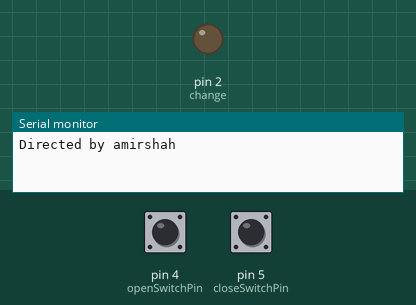
Bench run of a sketch on a simulated Arduino Uno, built with avr-gcc and run on an emulated ATmega328P. Parts: output pins drawn as LEDs (lit = HIGH), the last lines printed to the serial monitor. The test bench sets the inputs (shaded band); at power-on: pin 4 (openSwitchPin) LOW, pin 5 (closeSwitchPin) LOW. Pins used as bus, display or sensor lines are not drawn.

Above: at 1.2 s.
1.3 s: pin 4 (openSwitchPin) pulled HIGH for 0.15 s
At 2.2 s:
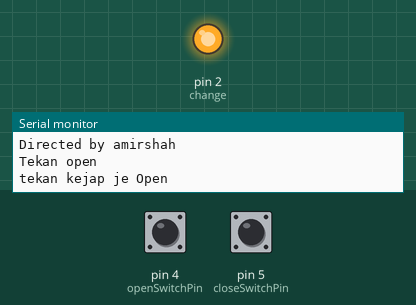
2.9 s: pin 5 (closeSwitchPin) pulled HIGH for 0.15 s
At 3.4 s:
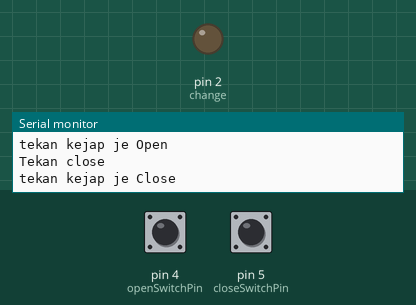
4.5 s: pin 4 (openSwitchPin) pulled HIGH for 1 s
At 5.5 s:
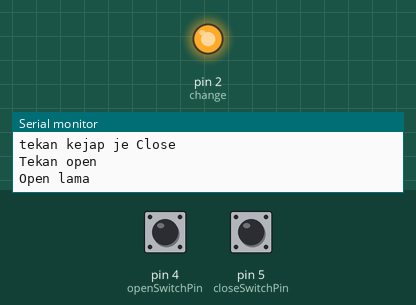
7.0 s: pin 5 (closeSwitchPin) pulled HIGH for 1 s
At 8.6 s:
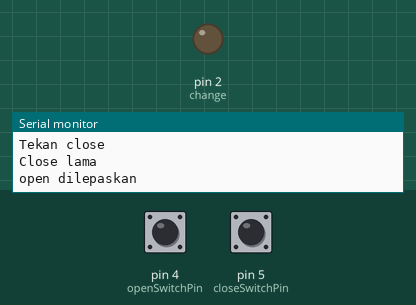
9.5 s: pin 4 (openSwitchPin) pulled HIGH for 3.2 s
At 10.5 s:
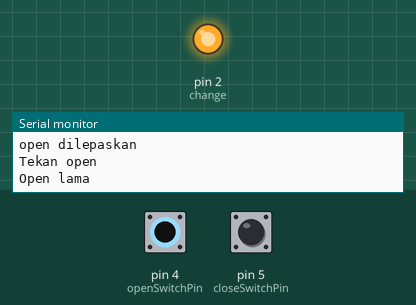
14.2 s: pin 5 (closeSwitchPin) pulled HIGH for 3.2 s
At 15.3 s:
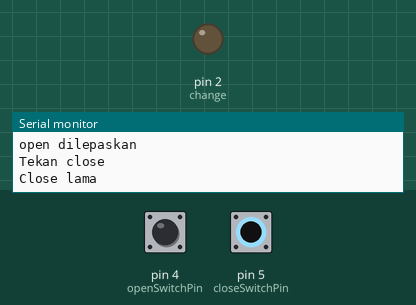
Timing chart, 0 to 17.2 s (numbered marks = the images above; inputs shaded):
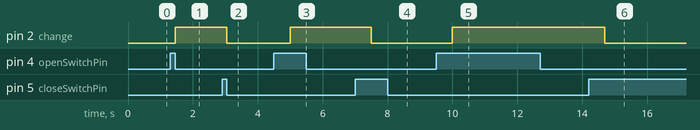

Measured:
- after the input at 1.3 s, pin 2 (change): LOW → HIGH after 0.15 s
- after the input at 2.9 s, pin 2 (change): HIGH → LOW after 0.15 s
- after the input at 4.5 s, pin 2 (change): LOW → HIGH after 0.50 s
- after the input at 7.0 s, pin 2 (change): HIGH → LOW after 0.50 s
- after the input at 9.5 s, pin 2 (change): LOW → HIGH after 0.50 s
- after the input at 14.2 s, pin 2 (change): HIGH → LOW after 0.50 s

The sketch:

Naccoswitch.ino
```cpp
#define change 2
#define power 3
#define openSwitchPin 4
#define closeSwitchPin 5
bool flagpressOLong = false;
bool flagpressCLong = false;
bool flagpressO = false;
bool flagpressC = false;
bool flagJalanO = false;
bool flagJalanC = false;
//bool nextPressC = false;
//bool nextPressO = false;
//bool flagCloseO = false;
unsigned long OSPress = 0;//open switch press
unsigned long OSRelease = 0;//open switch release
unsigned long CSPress = 0;//open switch press
unsigned long CSRelease = 0;//open switch release
unsigned long masaTekanO;
unsigned long masaTekanC;
unsigned long masa = 500;
unsigned long masaRun = 7000;


void setup() {
  Serial.begin(9600);
  Serial.println("Directed by amirshah");
  pinMode(openSwitchPin, INPUT);
  pinMode(closeSwitchPin, INPUT);/// openSwitchPin = LOW = TEKAN, DAH TUKAR

  pinMode(change, OUTPUT); // Define and set change pin as an output CLOSE = LOW,
  pinMode(power, OUTPUT);  // Define and set power pin as an output
}

void loop() {

  // ni untuk open button start
  if (digitalRead(openSwitchPin) == HIGH&&flagpressO==false) //ASAL SWITH LOW
        {
          Serial.println("Tekan open");
          OSPress = millis(); //simpan masa mula
          flagpressO=true; // tukar status flag open
          flagJalanC=false;
          flagpressC = flagpressOLong= false; // flase kan semu
     delay(100);
        }
  else if (digitalRead(openSwitchPin) == LOW &&flagpressO==true)//ASAL SWITH HIGH
       {
                  OSRelease=millis();
                  if(flagpressOLong==false&&flagJalanO==false)
                      {
                        Serial.println("tekan kejap je Open");
                        digitalWrite(power, HIGH);
                        digitalWrite(change, HIGH);
                        flagJalanO=true;
                      }
                  else if(flagJalanO==true)
                        {
                          Serial.println("next tekan open");
                          digitalWrite(power, LOW);
                          flagJalanO=false;
                        }
                  else {Serial.println("open dilepaskan");digitalWrite(power, LOW);delay(50);}
                  flagpressOLong=flagpressO=false;
                  delay(100);
       }
  // habis progrman open
  // ni untuk close button start
  if (digitalRead(closeSwitchPin) == HIGH&&flagpressC==false) //ASAL SWITH LOW
      {
          Serial.println("Tekan close");
          CSPress = millis(); //simpan masa mula
          flagpressC=true;
          flagJalanO=false;
          flagpressO = flagpressCLong=false;
          delay(100);
      }
  else if(digitalRead(closeSwitchPin) == LOW&&flagpressC==true)//ASAL SWITH HIGH
      {
                  CSRelease=millis();
                  if(flagpressCLong==false&&flagJalanC==false)
                    {
                      Serial.println("tekan kejap je Close");
                      digitalWrite(power, HIGH);
                      digitalWrite(change, LOW);
                      flagJalanC=true;
                    }
                  else if(flagJalanC==true)
                        {
                          Serial.println("next tekan close");
                          digitalWrite(power, LOW);
                          flagJalanC=false;
                        }
                  else {Serial.println("open dilepaskan");digitalWrite(power, LOW);}
                  flagpressCLong=flagpressC=false;
                  delay(100);

      }
    // habis progrman close

      if(flagpressO==true && flagpressOLong==false && millis()-OSPress>masa) // nk cek tekan open lama ke cepat
        {
         Serial.println("Open lama");
         flagpressOLong=true;
         flagJalanO=false;
           digitalWrite(power, HIGH);
           digitalWrite(change, HIGH);
        }
        // nk cek tekan open lama ke cepat tamat

      if(flagpressC==true && flagpressCLong==false && millis()-CSPress>masa) // nk cek tekan close lama ke cepat
        {
         Serial.println("Close lama");
         flagpressCLong=true;
         flagJalanC=false;
           digitalWrite(power, HIGH);
           digitalWrite(change, LOW);
        }
        // nk cek tekan close lama ke cepat tamat

    //ni nak auto tutup ikut masa
    if(flagJalanO==true && millis()-OSPress>masaRun)
      {
        Serial.println("Auto stop open");
        digitalWrite(power, LOW);
        flagJalanO=false;
      }

    if(flagJalanC==true && millis()-CSPress>masaRun)
      {
        Serial.println("Auto stop close");
        digitalWrite(power, LOW);
        flagJalanC=false;
      }
      //ni nak auto tutup ikut masa tamat

}
```
